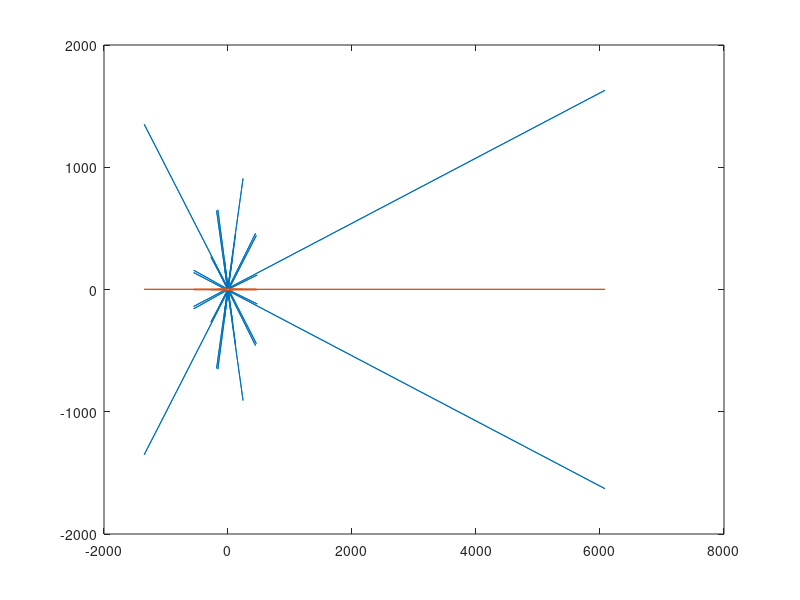
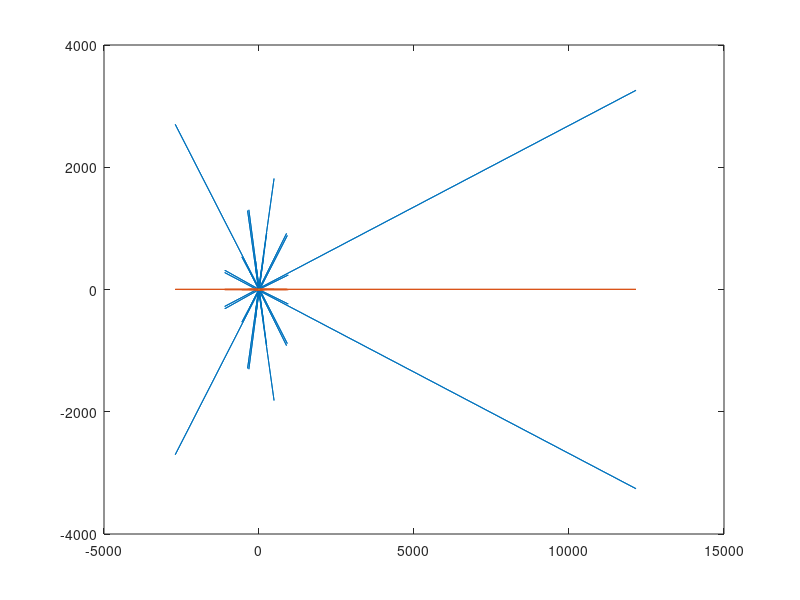
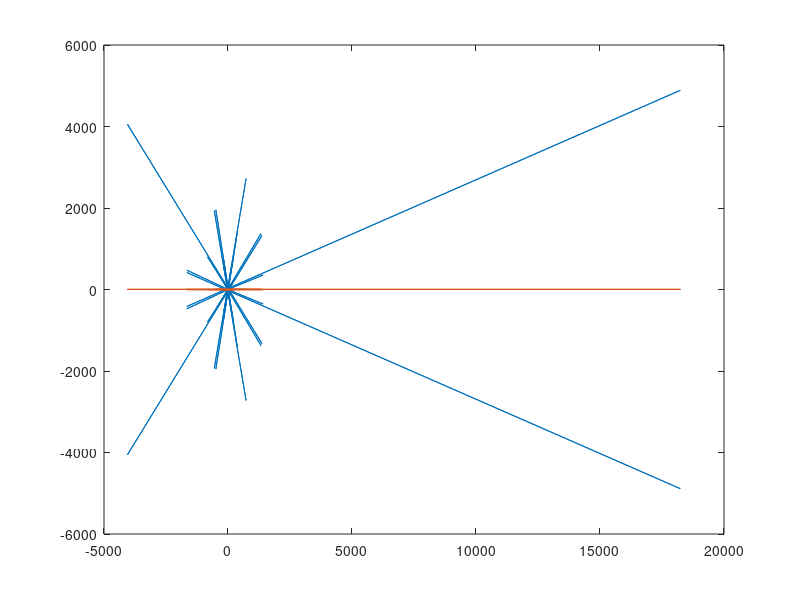
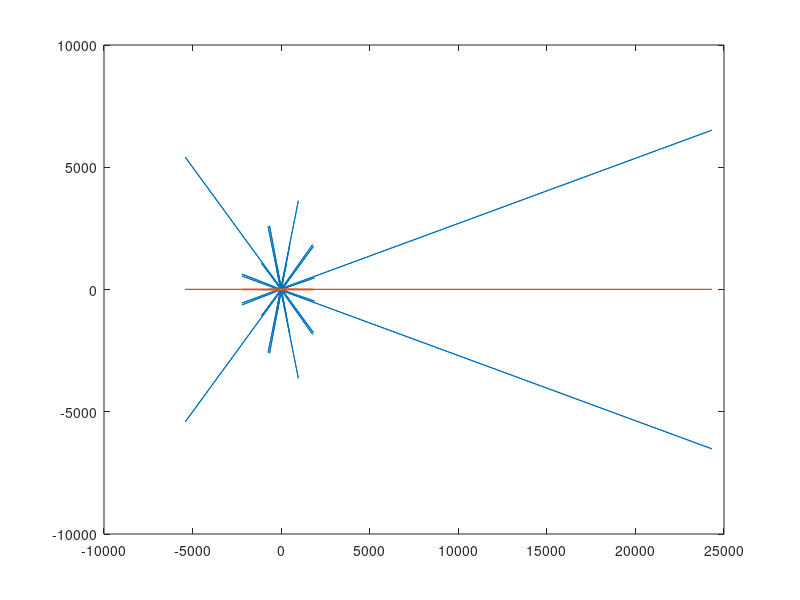

MATLAB code to generate these figures, in order:
% Funcion de Fourier, quiero tratar de hacer el programa de la suma
% infinita pero ya usando la funcion de fourier que me da Matlab

clear
  
    t=0:0.0001:1;
    w=100;
    y=zeros(size(t));
for k=1:5
    for i=1:10
        y=(((-1)^(i+1))/(2*i-1))*cos((2*i-1)*w*t)+y;  
    end
    yf=4/pi*y;
    figure
    x=fft(yf);
    plot(x)
    hold
    plot(x,y)
    plot(t,yf)
    
    sound(yf,10000)
end    